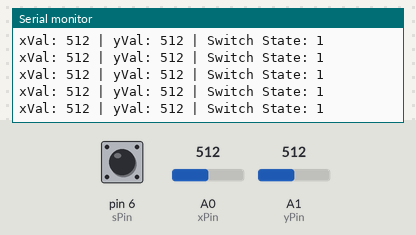
The sketch below on a simulated Arduino Uno, built with avr-gcc and run on an emulated ATmega328P. Parts: the last lines printed to the serial monitor. Inputs (shaded band) come from the test bench; at power-on: A0 (xPin) = 512, A1 (yPin) = 512, pin 6 (sPin) HIGH.

Above: at 1.2 s.
1.3 s: A0 (xPin) set to 716
At 1.76 s:
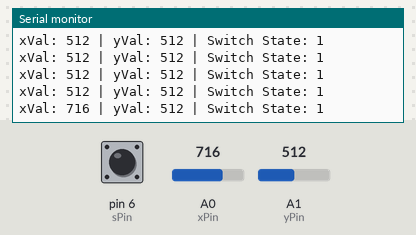
2.8 s: A1 (yPin) set to 716
At 2.97 s:
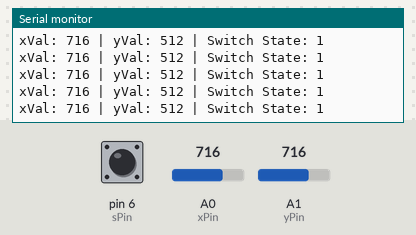
4.3 s: pin 6 (sPin) pulled LOW for 0.25 s
At 4.77 s:
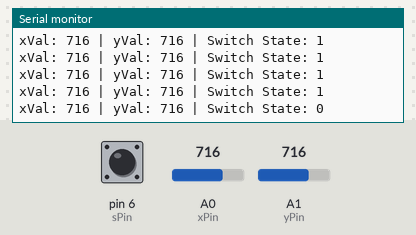
6.0 s: A0 (xPin) set to 900
At 6.18 s:
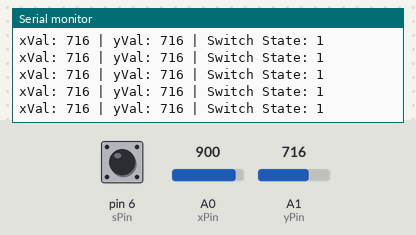
7.5 s: pin 6 (sPin) pulled LOW for 1 s
At 7.99 s:
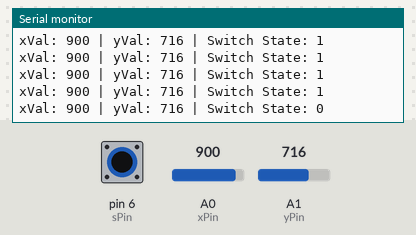
10.0 s: A1 (yPin) set to 900
At 10.0 s:
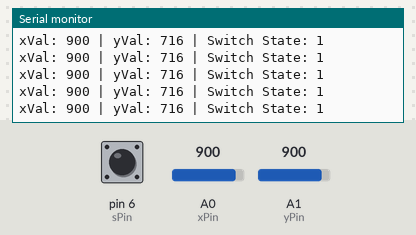
Timing chart, 0 to 12.5 s (numbered marks = the images above; inputs shaded):
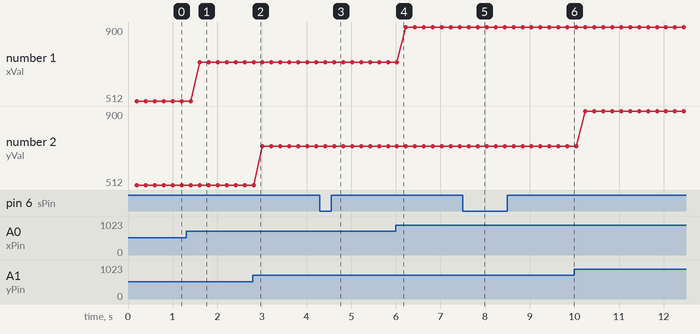

Measured:
- after the input at 1.3 s, the serial monitor: prints a new line after 0.31 s (image 1)
- after the input at 4.3 s, the serial monitor: prints a new line after 0.32 s (image 3)
- after the input at 7.5 s, the serial monitor: prints a new line after 0.33 s (image 5)
- plotted number 1: 512 → 716 after the input at 1.3 s, 716 → 900 after the input at 6.0 s

The sketch:

d32-joystick.ino
```cpp
int xPin = A0;
int yPin = A1;
int sPin = 6;
int xVal;
int yVal;
int sVal;
int dt = 200;

void setup() {
  Serial.begin(9600);
  pinMode(xPin, INPUT);
  pinMode(yPin, INPUT);
  pinMode(sPin, INPUT);
  digitalWrite(sPin,HIGH);
}

void loop() {
  xVal = analogRead(xPin);
  yVal = analogRead(yPin);
  sVal = digitalRead(sPin);
  delay(dt);
  Serial.print("xVal: ");
  Serial.print(xVal);
  Serial.print(" | yVal: ");
  Serial.print(yVal);
  Serial.print(" | Switch State: ");
  Serial.println(sVal);
}
```
